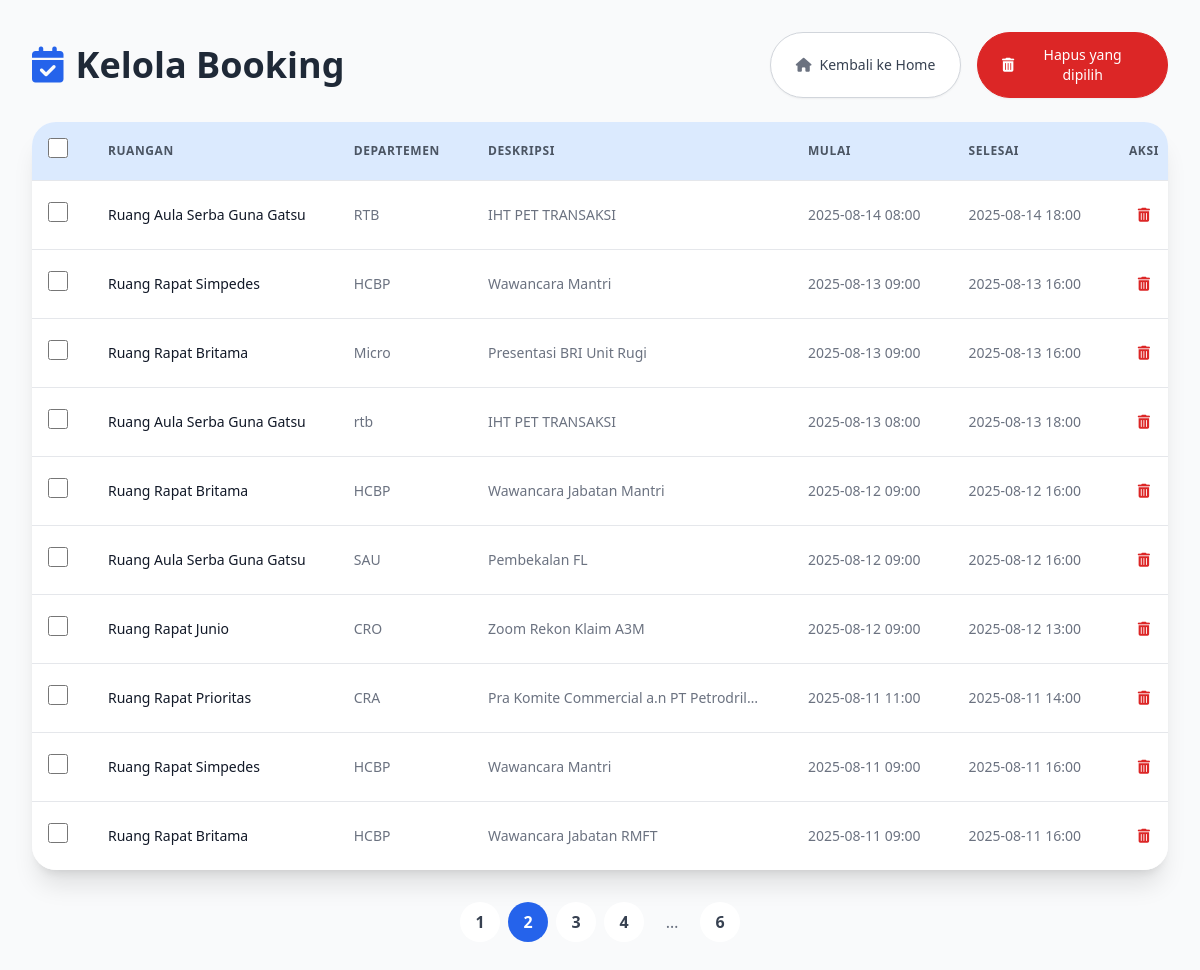
The page /admin/bookings?page=2 (signed in) on the database its author committed.
### app.py (models this page shows)
class Booking(db.Model):
    id = db.Column(db.Integer, primary_key=True)
    user = db.Column(db.String(100))
    username = db.Column(db.String(100))
    role = db.Column(db.String(50))
    department = db.Column(db.String(100))
    room_id = db.Column(db.Integer, db.ForeignKey('room.id'))
    start_time = db.Column(db.DateTime)
    end_time = db.Column(db.DateTime)
    description = db.Column(db.Text)
    room = db.relationship('Room', backref='bookings')

class Room(db.Model):
    id = db.Column(db.Integer, primary_key=True)
    name = db.Column(db.String(50), nullable=False)
    lantai = db.Column(db.String(10), nullable=True)

### app.py (the view)
@app.route('/admin/bookings')
def manage_bookings():
    page = request.args.get('page', 1, type=int)
    bookings = Booking.query.order_by(Booking.start_time.desc()).paginate(page=page, per_page=10)
    return render_template('admin_bookings.html', bookings=bookings)

### templates/admin_bookings.html (shortened to what this page needs)
<!DOCTYPE html>
<html lang="id">
<head>
    <script src="https://cdn.tailwindcss.com"></script>
    <link rel="stylesheet" href="https://cdnjs.cloudflare.com/ajax/libs/font-awesome/6.5.2/css/all.min.css">
</head>
<body class="bg-gray-50">
{% if session['role'] == 'admin' %}
<div class="min-h-screen p-4 sm:p-6 lg:p-8">
    <div class="max-w-7xl mx-auto">
        <div class="flex flex-col sm:flex-row justify-between items-start sm:items-center mb-6">
            <h2 class="text-3xl sm:text-4xl font-bold text-gray-800 mb-4 sm:mb-0">
                <i class="fa-solid fa-calendar-check text-blue-600 mr-3"></i>Kelola Booking
            </h2>
            <div class="flex flex-col sm:flex-row space-y-3 sm:space-y-0 sm:space-x-4 w-full sm:w-auto mt-4 sm:mt-0">
                <a href="{{ url_for('home') }}" class="inline-flex items-center justify-center px-6 py-3 border border-gray-300 text-sm font-medium rounded-full shadow-sm text-gray-700 bg-white hover:bg-gray-50 transition-colors duration-300 w-full">
                    <i class="fa-solid fa-house text-gray-500 mr-2"></i> Kembali ke Home
                </a>
                <button type="button" id="bulk-delete-btn" class="inline-flex items-center justify-center px-6 py-3 border border-red-600 text-sm font-medium rounded-full shadow-sm text-white bg-red-600 hover:bg-red-700 transition-colors duration-300 w-full">
                    <i class="fa-solid fa-trash-can mr-2"></i> Hapus yang dipilih
                </button>
            </div>
        </div>
    </div>
    <div class="bg-white rounded-3xl shadow-xl overflow-hidden hidden md:block">
        <div class="overflow-x-auto">
            <form id="bulk-delete-form" method="POST" action="{{ url_for('bulk_delete_bookings') }}">
                <table class="min-w-full divide-y divide-gray-200">
                    <thead class="bg-blue-100">
                        <tr>
                            <th scope="col" class="p-4 text-center">
                                <input type="checkbox" id="select-all" class="form-checkbox h-5 w-5 text-blue-600 rounded">
                            </th>
                            <th scope="col" class="px-6 py-4 text-left text-xs font-semibold text-gray-600 uppercase tracking-wider">Ruangan</th>
                            <th scope="col" class="px-6 py-4 text-left text-xs font-semibold text-gray-600 uppercase tracking-wider">Departemen</th>
                            <th scope="col" class="px-6 py-4 text-left text-xs font-semibold text-gray-600 uppercase tracking-wider">Deskripsi</th>
                            <th scope="col" class="px-6 py-4 text-left text-xs font-semibold text-gray-600 uppercase tracking-wider">Mulai</th>
                            <th scope="col" class="px-6 py-4 text-left text-xs font-semibold text-gray-600 uppercase tracking-wider">Selesai</th>
                            <th scope="col" class="px-6 py-4 text-center text-xs font-semibold text-gray-600 uppercase tracking-wider">Aksi</th>
                        </tr>
                    </thead>
                    <tbody class="bg-white divide-y divide-gray-200">
                        {% for b in bookings.items %}
                        <tr>
                            <td class="p-4 text-center">
                                <input type="checkbox" name="booking_ids" value="{{ b.id }}" class="form-checkbox h-5 w-5 text-blue-600 rounded">
                            </td>
                            <td class="px-6 py-4 whitespace-nowrap text-sm text-gray-900">{{ b.room.name }}</td>
                            <td class="px-6 py-4 whitespace-nowrap text-sm text-gray-500">{{ b.department }}</td>
                            <td class="px-6 py-4 whitespace-nowrap text-sm text-gray-500 max-w-xs truncate">{{ b.description }}</td>
                            <td class="px-6 py-4 whitespace-nowrap text-sm text-gray-500">{{ b.start_time.strftime('%Y-%m-%d %H:%M') }}</td>
                            <td class="px-6 py-4 whitespace-nowrap text-sm text-gray-500">{{ b.end_time.strftime('%Y-%m-%d %H:%M') }}</td>
                            <td class="px-6 py-4 whitespace-nowrap text-right text-sm font-medium">
                                <div class="flex justify-center items-center gap-2">
                                    <form id="delete-form-{{ b.id }}" action="{{ url_for('delete_booking', booking_id=b.id) }}" method="post">
                                        <button type="button" class="delete-single-btn text-red-600 hover:text-red-800 p-2" title="Hapus" data-booking-id="{{ b.id }}">
                                            <i class="fa-solid fa-trash-can"></i>
                                        </button>
                                    </form>
                                </div>
                            </td>
                        </tr>
                        {% endfor %}
                    </tbody>
                </table>
            </form>
        </div>
    </div>
    <nav aria-label="Pagination" class="mt-8">
        <ul class="flex justify-center space-x-2">
            {% for page_num in bookings.iter_pages(left_edge=1, right_edge=1, left_current=2, right_current=2) %}
                {% if page_num %}
                    <li class="{% if page_num == bookings.page %}bg-blue-600 text-white{% else %}bg-white text-gray-700 hover:bg-blue-50{% endif %} rounded-full transition-colors duration-300">
                        <a class="flex items-center justify-center w-10 h-10 font-semibold" href="{{ url_for('manage_bookings', page=page_num) }}">{{ page_num }}</a>
                    </li>
                {% else %}
                    <li class="w-10 h-10 flex items-center justify-center text-gray-500">
                        <span>…</span>
                    </li>
                {% endif %}
            {% endfor %}
        </ul>
    </nav>
</div>
{% endif %}
</body>
</html>

### rows shown on the page
Booking: room.name "Ruang Aula Serba Guna Gatsu", department "RTB", description "IHT PET TRANSAKSI", start_time "2025-08-14 08:00", end_time "2025-08-14 18:00"
Booking: room.name "Ruang Rapat Simpedes", department "HCBP", description "Wawancara Mantri", start_time "2025-08-13 09:00", end_time "2025-08-13 16:00"
Booking: room.name "Ruang Rapat Britama", department "Micro", description "Presentasi BRI Unit Rugi", start_time "2025-08-13 09:00", end_time "2025-08-13 16:00"
Booking: room.name "Ruang Aula Serba Guna Gatsu", department "rtb", description "IHT PET TRANSAKSI", start_time "2025-08-13 08:00", end_time "2025-08-13 18:00"
Booking: room.name "Ruang Rapat Britama", department "HCBP", description "Wawancara Jabatan Mantri", start_time "2025-08-12 09:00", end_time "2025-08-12 16:00"
Booking: room.name "Ruang Aula Serba Guna Gatsu", department "SAU", description "Pembekalan FL", start_time "2025-08-12 09:00", end_time "2025-08-12 16:00"
Booking: room.name "Ruang Rapat Junio", department "CRO", description "Zoom Rekon Klaim A3M", start_time "2025-08-12 09:00", end_time "2025-08-12 13:00"
Booking: room.name "Ruang Rapat Prioritas", department "CRA", description "Pra Komite Commercial a.n PT Petrodril…", start_time "2025-08-11 11:00", end_time "2025-08-11 14:00"
Booking: room.name "Ruang Rapat Simpedes", department "HCBP", description "Wawancara Mantri", start_time "2025-08-11 09:00", end_time "2025-08-11 16:00"
Booking: room.name "Ruang Rapat Britama", department "HCBP", description "Wawancara Jabatan RMFT", start_time "2025-08-11 09:00", end_time "2025-08-11 16:00"

### other values the page prints
{{ page_num }} "1" "2" "3" "4" "6"
